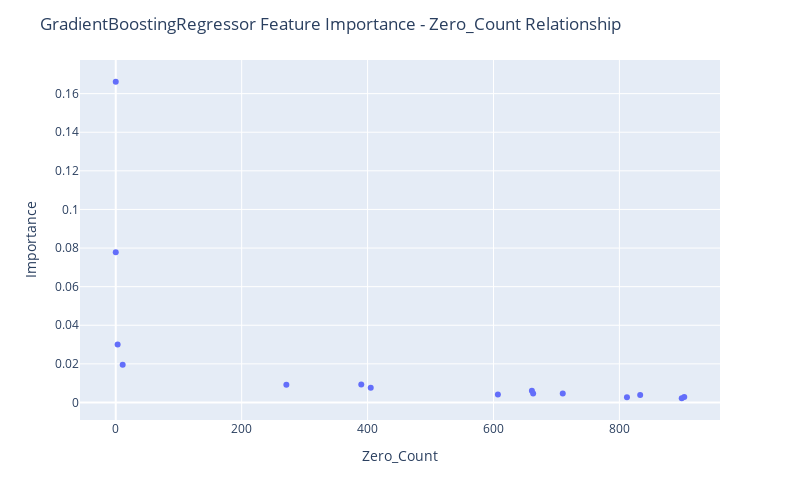

Source (notebook cell):
### Code cell
fig = px.scatter(df_merged[~df_merged["Feature Name"].str.contains("Output")], x="Zero_Count", y="Importance",
                hover_data=["Feature Name"])

fig.update_layout(
    autosize=False,
    width=800,
    height=500,
    title_text=f"GradientBoostingRegressor Feature Importance - Zero_Count Relationship",
)

fig.show()

### Figure 1 — Plotly figure (JSON) as saved in the notebook; plotly's stock layout.template omitted (floating-point values rounded to 4 significant figures)
{"data": [{"customdata": [["Input 14"], ["Input 11"], ["Input 12"], ["Input 08"], ["Input 09"], ["Input 02"], ["Input 01"], ["Input 03"], ["Input 05"], ["Input 15"], ["Input 10"], ["Input 13"], ["Input 06"], ["Input 07"], ["Input 04"]], "hovertemplate": "Zero_Count=%{x}<br>Importance=%{y}<br>Feature Name=%{customdata[0]}<extra></extra>", "legendgroup": "", "marker": {"color": "#636efa", "symbol": "circle"}, "mode": "markers", "name": "", "orientation": "v", "showlegend": false, "type": "scatter", "x": [0, 0, 3, 11, 390, 271, 405, 661, 710, 663, 607, 833, 903, 812, 899], "xaxis": "x", "y": [0.1662, 0.07786, 0.03004, 0.0196, 0.009346, 0.009135, 0.007569, 0.006018, 0.004672, 0.004666, 0.004075, 0.003814, 0.002874, 0.002761, 0.002186], "yaxis": "y"}], "layout": {"autosize": false, "height": 500, "legend": {"tracegroupgap": 0}, "margin": {"t": 60}, "title": {"text": "GradientBoostingRegressor Feature Importance - Zero_Count Relationship"}, "width": 800, "xaxis": {"anchor": "y", "autorange": true, "domain": [0, 1], "range": [-56.78, 959.8], "title": {"text": "Zero_Count"}, "type": "linear"}, "yaxis": {"anchor": "x", "autorange": true, "domain": [0, 1], "range": [-0.009082, 0.1774], "title": {"text": "Importance"}, "type": "linear"}}}
